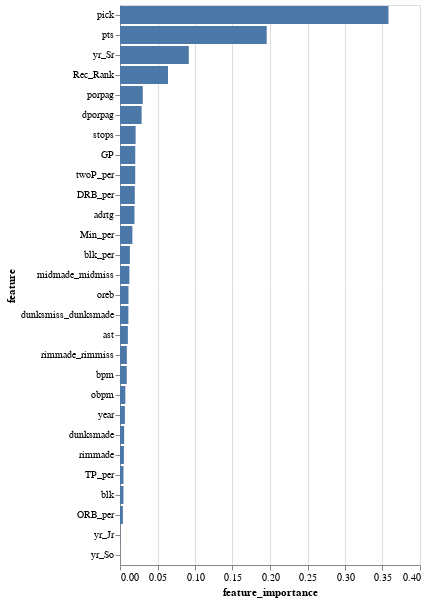

Notebook source saved alongside this figure:
### Code cell
#Visualize the feature importance
import altair as alt

alt.Chart(feat_imp_rf_df).mark_bar().encode(
    x='feature_importance',
    y=alt.Y("feature", sort='-x'),
    tooltip=['feature','feature_importance']
)

### Figure 1 — Vega-Lite specification as saved in the notebook (floating-point values rounded to 4 significant figures)
{"config": {"view": {"continuousWidth": 300, "continuousHeight": 300}}, "data": {"name": "data-8238da4d96ccf24dfee6c87c93f2bf69"}, "mark": {"type": "bar"}, "encoding": {"tooltip": [{"field": "feature", "type": "nominal"}, {"field": "feature_importance", "type": "quantitative"}], "x": {"field": "feature_importance", "type": "quantitative"}, "y": {"field": "feature", "sort": "-x", "type": "nominal"}}, "$schema": "https://vega.github.io/schema/vega-lite/v5.20.1.json", "datasets": {"data-8238da4d96ccf24dfee6c87c93f2bf69": [{"feature": "pick", "feature_importance": 0.358}, {"feature": "pts", "feature_importance": 0.1956}, {"feature": "yr_Sr", "feature_importance": 0.09176}, {"feature": "Rec_Rank", "feature_importance": 0.06403}, {"feature": "porpag", "feature_importance": 0.03034}, {"feature": "dporpag", "feature_importance": 0.02882}, {"feature": "stops", "feature_importance": 0.02083}, {"feature": "GP", "feature_importance": 0.02035}, {"feature": "twoP_per", "feature_importance": 0.0203}, {"feature": "DRB_per", "feature_importance": 0.01972}, {"feature": "adrtg", "feature_importance": 0.01929}, {"feature": "Min_per", "feature_importance": 0.0165}, {"feature": "blk_per", "feature_importance": 0.01318}, {"feature": "midmade_midmiss", "feature_importance": 0.01254}, {"feature": "oreb", "feature_importance": 0.01132}, {"feature": "dunksmiss_dunksmade", "feature_importance": 0.01116}, {"feature": "ast", "feature_importance": 0.01049}, {"feature": "rimmade_rimmiss", "feature_importance": 0.009144}, {"feature": "bpm", "feature_importance": 0.00898}, {"feature": "obpm", "feature_importance": 0.007085}, {"feature": "year", "feature_importance": 0.006515}, {"feature": "dunksmade", "feature_importance": 0.005544}, {"feature": "rimmade", "feature_importance": 0.005214}, {"feature": "TP_per", "feature_importance": 0.004636}, {"feature": "blk", "feature_importance": 0.004533}, {"feature": "ORB_per", "feature_importance": 0.003848}, {"feature": "yr_Jr", "feature_importance": 0.0002714}, {"feature": "yr_So", "feature_importance": 8.759e-08}]}}
